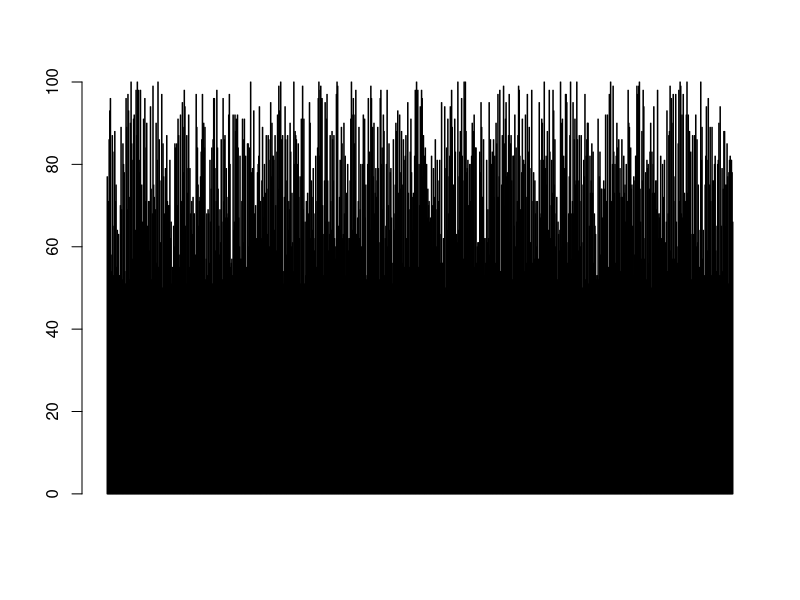
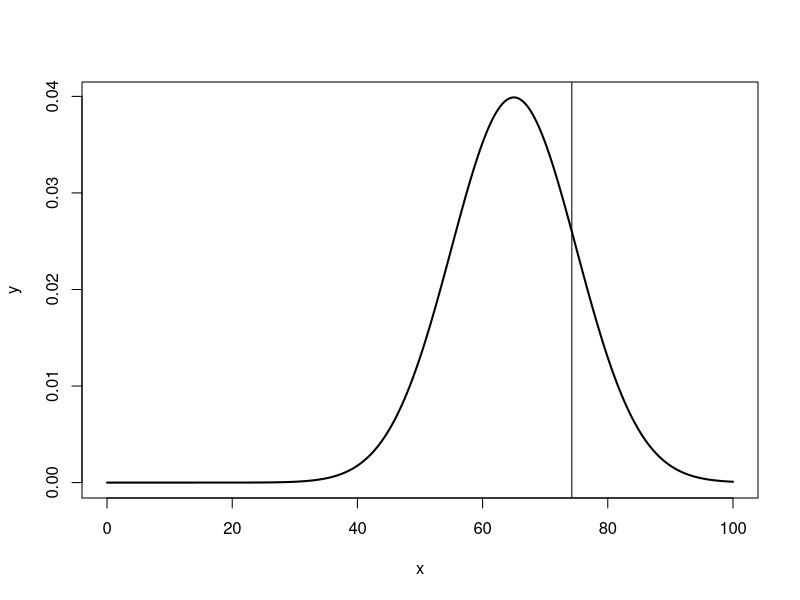
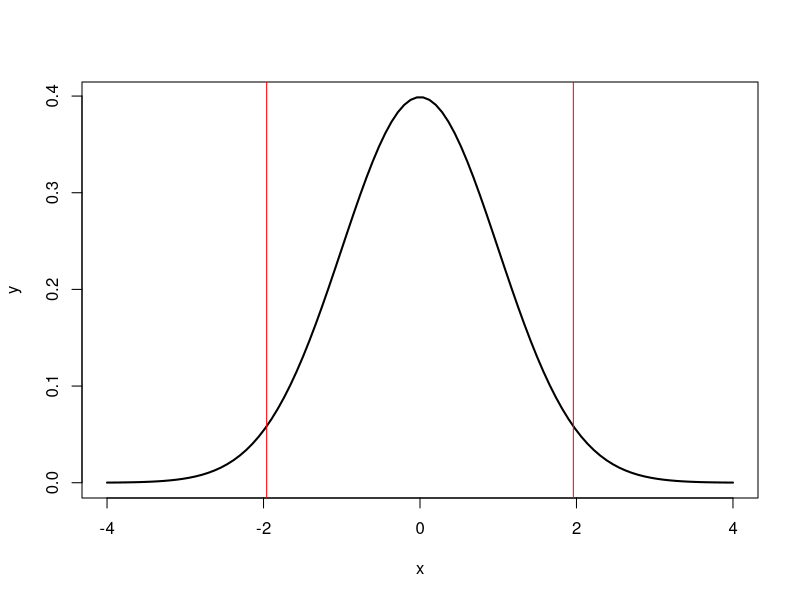

The R script that drew these images, in order:
## ---- chunk 1
knitr::opts_chunk$set(fig.path='README_figs/README-')
set.seed(1234)
## ---- chunk 2
scores <- sample(50:100, 1000, replace=T)
bp <- barplot(scores)
school_mean <- mean(scores)
## ---- chunk 3
paste0('The mean test score for this school was ', mean(school_mean), '%')
## ---- chunk 4
school_sample <- sample(scores, 250, replace = T)
sample_mean <- mean(school_sample)

pop_mean <- 65 

x <- seq(0, 100, length=1000)
y <- dnorm(x, mean=65, sd=10)

n <- plot(x, y, type='l', lwd=2)
abline(v=sample_mean)
## ---- chunk 5
x <- seq(-4, 4, length=100)
y <- dnorm(x)

n <- plot(x, y, type='l', lwd=2)
abline(v=-1.96, col='red')
abline(v=1.96, col='red')
## ---- chunk 6
z <- (sample_mean-pop_mean) / (sd(school_sample)/sqrt(250))

pnorm(z)
